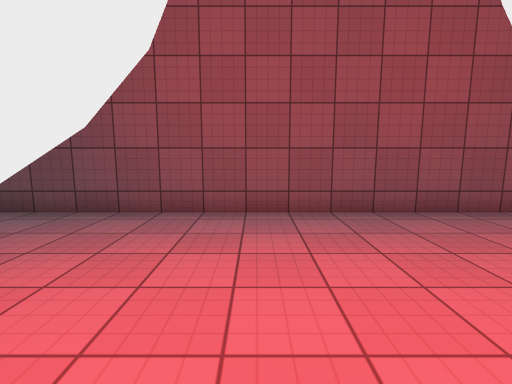
[1] (above)

24 first-person views from a walk through a 3-D level made in the Unity game engine. The camera is 1.4 m above the floor, tilts 8° down and sees 85° across. The floor is counted in squares, 1 m on a side. Each view is taken from the middle of a square. On the plan, view 1 faces up. The plan holds only what a view shows up to about 14 squares ahead; the rest is blank. The place goes on beyond the plan. The player character is not drawn. Surface patterns are stand-ins for the level's own textures.

[2]
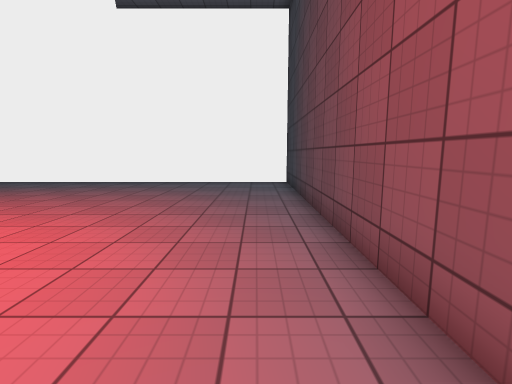

[3]
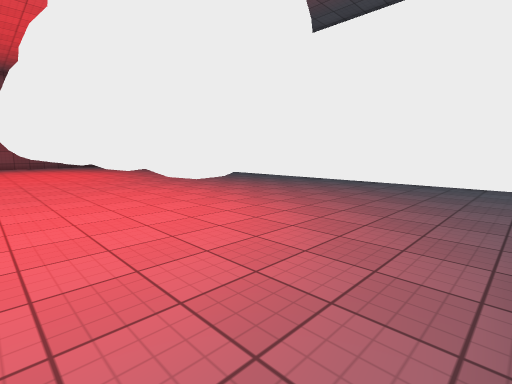

[4]
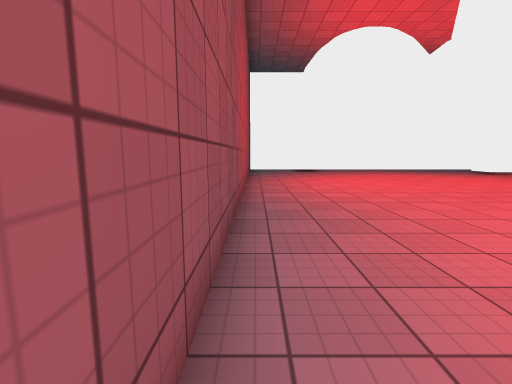

[5]
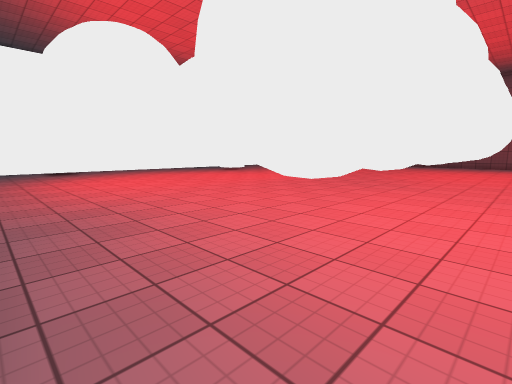

[6]
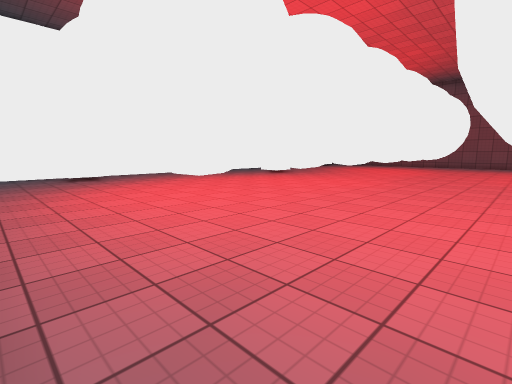

[7]
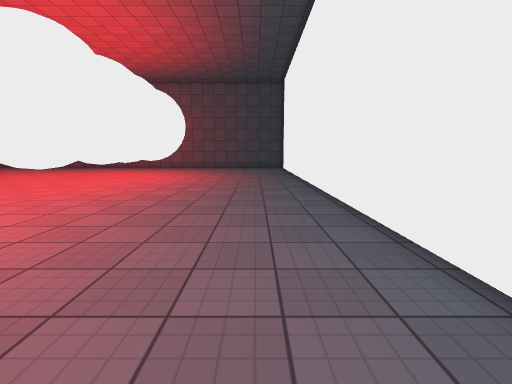

[8]
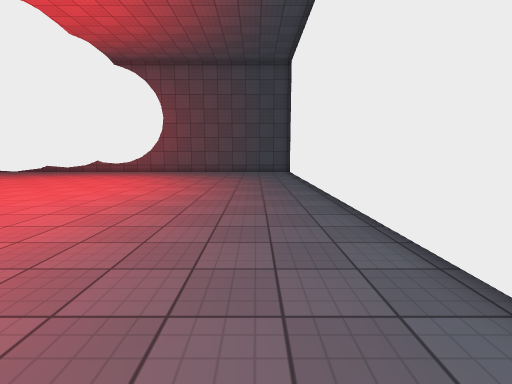

[9]
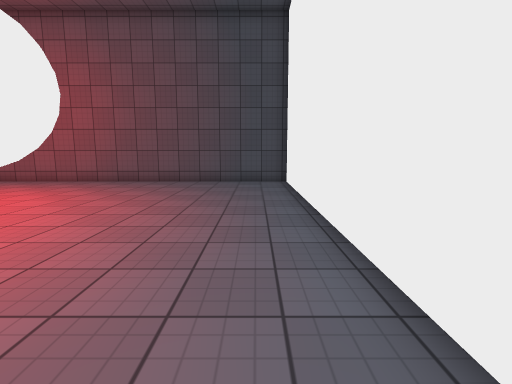

[10]
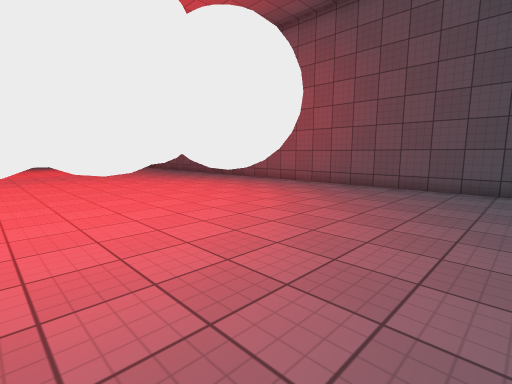

[11]
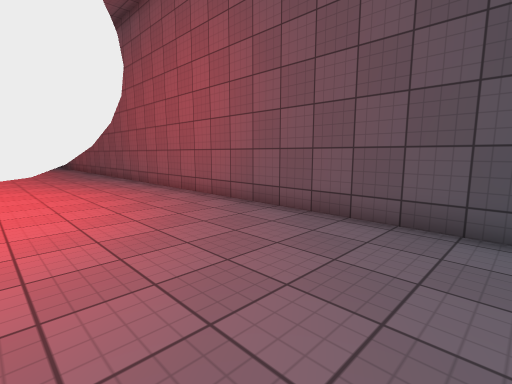

[12]
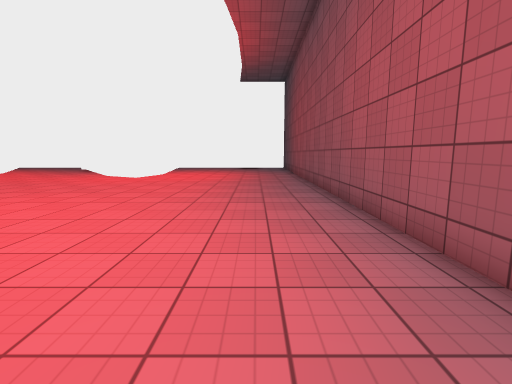

[13]
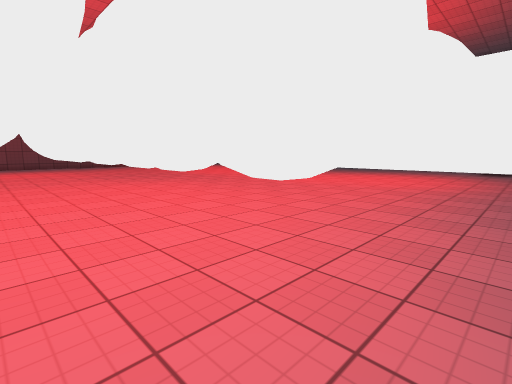

[14]
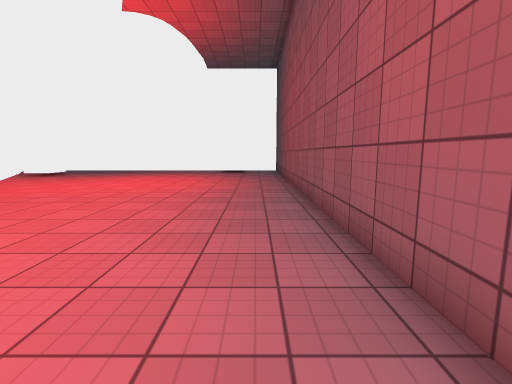

[15]
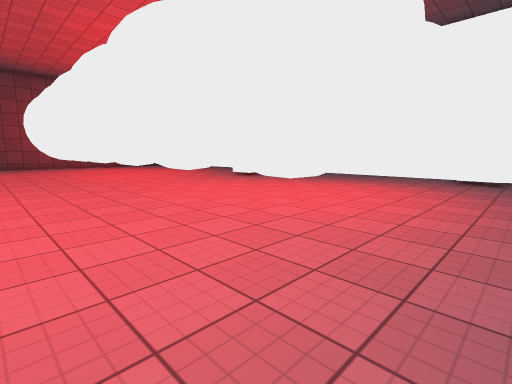

[16]
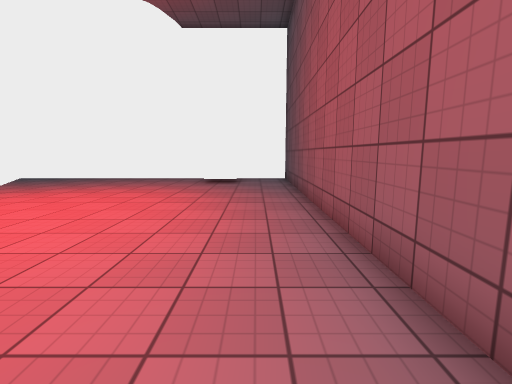

[17]
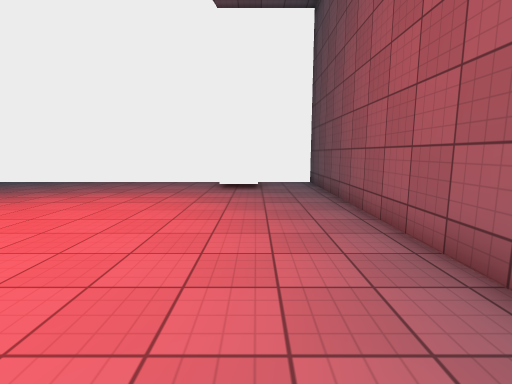

[18]
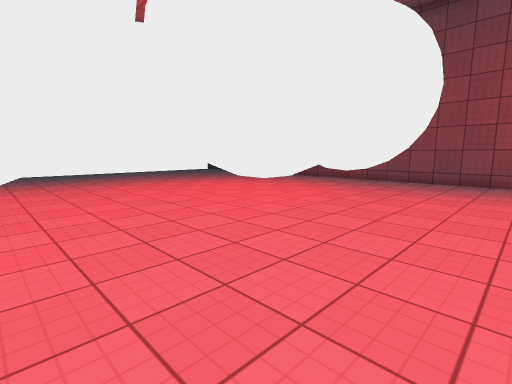

[19]
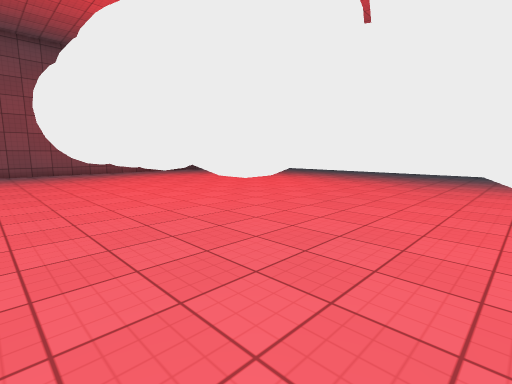

[20]
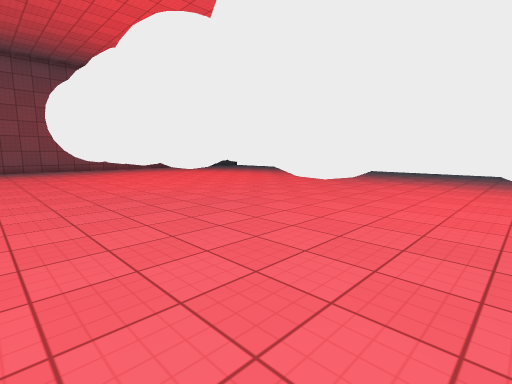

[21]
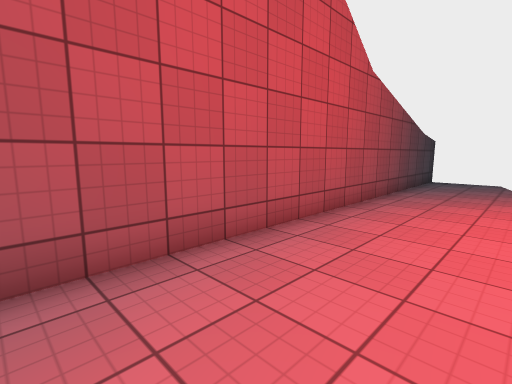

[22]
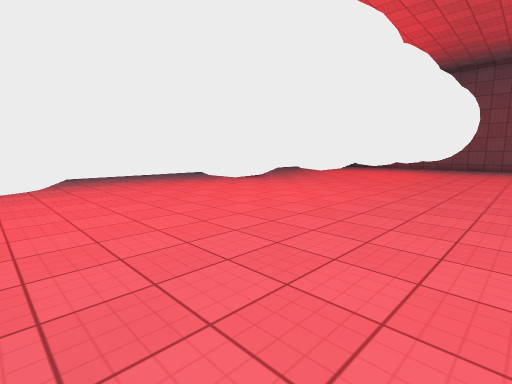

[23]
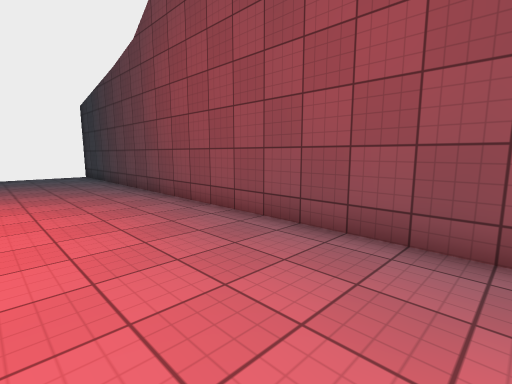

[24]
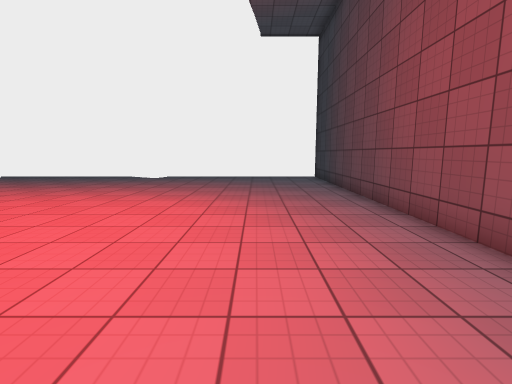

### Floor plan
Key: @ floor where view 1 was taken; # wall or solid block; . floor; T thing the floor can be seen under or through; O other object.
Columns run from 13 left of view 1 to 24 right of it. Each row starts with its distance up from view 1.
  7 ######################################
  6 #....................................#
  5 #....................................#
  4 #.......................##..# .......#
  3 #......................##  ##  ...OO
  2 #........TTTT..TTTT....##  ##  ...O
  1 #........ TTT..TTTT....#       ..
  0 #........  TT@.TTTT....#      ....
 -1 #........   T...TTT....##    ## ...
 -2 #........ TTT..TTTT...###    ##  ..
 -3 #........ TTT..TTTT...##
 -4 #........  TT.. TTT....#
 -5 #.........TT....TT.....##
 -6 #.....................###
 -7 #.........##....TT....##
 -8 #........####..TTTT....#
 -9 #........####..TTTT....##
-10 #........ # #..TT  ...###           .#
-11 #.........# .... #....###  ..      ..#
-12 #........TTT#..####....##  ..    ....#
-13 #........TT  ..###T....#        .....#
-14 #........TT  ..##TT...#T   #   ......#
-15 #........TT  ..#TTT...#TT  #T  ......
-16 #........TT  ..#TT ....TTT.#   ......
-17 #.........TT....TT......  ....  .....
-18 #........TTT ..TTTT....T   ..T   ....#
-19 #........TT T..TTTT....TT  ..TT  ....#
-20 #........TT T..TTTT....TTT ..TT  ....#
-21 #.........TT....TT.....TTT...TT ..O  #
-22 #.................................OO #
-23 #....................................#
-24 #....................................#
-25 ######################################

Positions as (right, up) in squares from view 1, and headings:
1: (0, 0), facing up
2: (1, 5), facing left
3: (1, 6), facing down-left
4: (0, 6), facing right
5: (0, 6), facing down-right
6: (5, 6), facing down-right
7: (-10, 1), facing down
8: (-10, -4), facing down
9: (-11, -11), facing down
10: (-10, -13), facing down-right
11: (-10, -19), facing down-right
12: (-3, -22), facing right
13: (-1, -23), facing up-right
14: (1, -23), facing right
15: (6, -23), facing up-right
16: (8, -23), facing right
17: (10, -22), facing right
18: (8, -8), facing up-left
19: (8, -4), facing down-left
20: (9, 0), facing down-left
21: (8, 3), facing up-right
22: (6, 2), facing down-right
23: (6, 2), facing up-left
24: (4, 3), facing left
